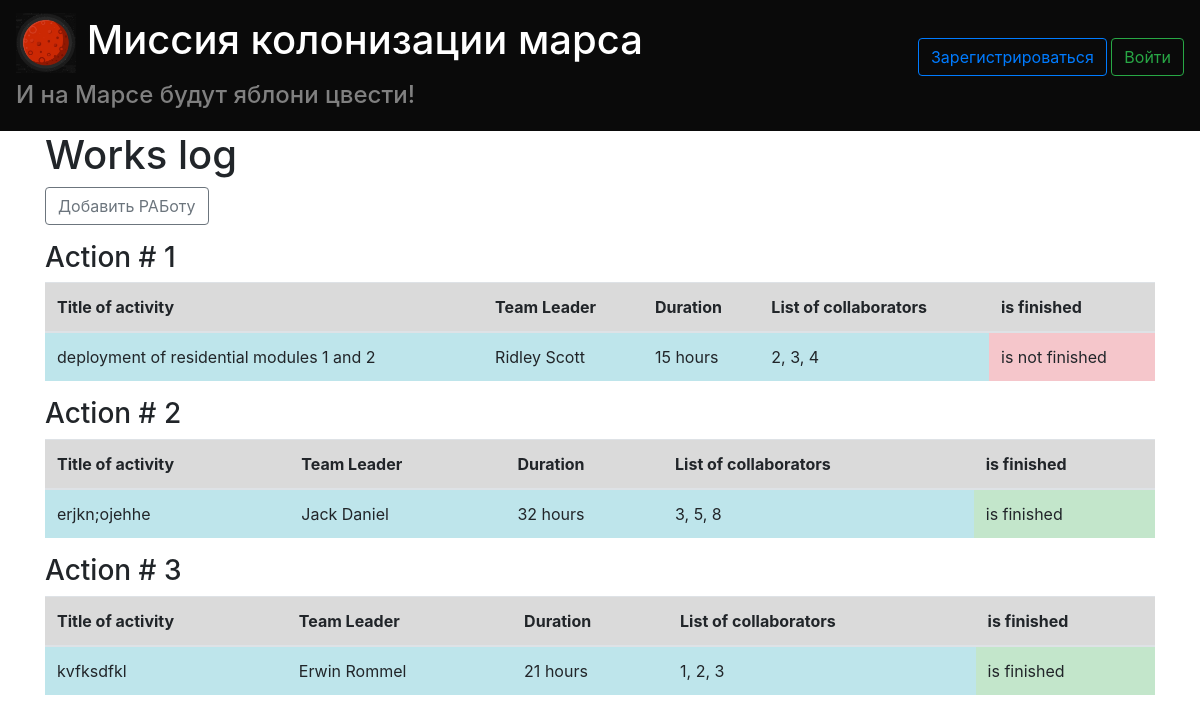
The page / on the database its author committed.
### data/jobs.py (models this page shows)
class Jobs(SqlAlchemyBase):
    __tablename__ = 'jobs'
    id = sqlalchemy.Column(sqlalchemy.Integer,
                           primary_key=True, autoincrement=True)
    job = sqlalchemy.Column(sqlalchemy.String, nullable=True)
    work_size = sqlalchemy.Column(sqlalchemy.Integer, nullable=True)
    collaborators = sqlalchemy.Column(sqlalchemy.String, nullable=True)
    start_date = sqlalchemy.Column(sqlalchemy.DateTime)
    finish_date = sqlalchemy.Column(sqlalchemy.DateTime)
    is_finished = sqlalchemy.Column(sqlalchemy.Boolean, default=True)
    team_leader = sqlalchemy.Column(sqlalchemy.Integer,
                                    sqlalchemy.ForeignKey("users.id"))
    user = orm.relation('User')

### main.py (the view)
@app.route('/')
def work_log():
    global params
    params["mars_image_url"] = url_for('static', filename='img/mars.jpg')
    db_sess = db_session.create_session()
    output = []
    for job in db_sess.query(jobs.Jobs):
        output.append([job.id, job.job, db_sess.query(users.User).filter(users.User.id == job.team_leader)[0].name +
                       ' ' + db_sess.query(users.User).filter(users.User.id == job.team_leader)[0].surname,
                       str(job.work_size) + ' hours', job.collaborators,
                       job.is_finished, job.user])
    params['table_data'] = output
    return render_template('work_log.html', **params)

### data/db_session.py (called while the page is built)
def create_session() -> Session:
    global __factory
    return __factory()

### templates/work_log.html (shortened to what this page needs)
<!DOCTYPE html>
<html lang="en">
<head>
    <link rel="stylesheet"
          href="https://stackpath.bootstrapcdn.com/bootstrap/4.4.1/css/bootstrap.min.css"
>
</head>
<body>
    {% extends "base.html" %}
    {% block content %}
    <h1 style="text-allign:center">Works log  {{current_user.position}}</h1>
    <p><a class="btn btn-outline-secondary " href="/add_work">Добавить РАБоту</a></p>
    {% for i in table_data %}
        <h3>Action # {{i[0]}}</h3>
        <table class="table">
          <thead>
            <tr class="table-active">
              <th>Title of activity</th>
              <th>Team Leader</th>
              <th>Duration</th>
              <th>List of collaborators</th>
              <th>is finished</th>
            </tr>
          </thead>
            <tbody>
            <tr>
                <td class="table-info">{{i[1]}}</td>
                <td class="table-info">{{i[2]}}</td>
                <td class="table-info">{{i[3]}}</td>
                <td class="table-info">{{i[4]}}</td>
                {% if i[5] == 0 %}
                    <td class="table-danger">is not finished</td>
                {% else %}
                    <td class="table-success">is finished</td>
                {% endif %}
            </tr>
            </tbody>
        </table>
    {% endfor %}
    {% endblock %}

### rows shown on the page
Jobs: id "1", job "deployment of residential modules 1 and 2", i "Ridley Scott", i "15 hours", collaborators "2, 3, 4", shows "is not finished"
Jobs: id "2", job "erjkn;ojehhe", i "Jack Daniel", i "32 hours", collaborators "3, 5, 8", shows "is finished"
Jobs: id "3", job "kvfksdfkl", i "Erwin Rommel", i "21 hours", collaborators "1, 2, 3", shows "is finished"
